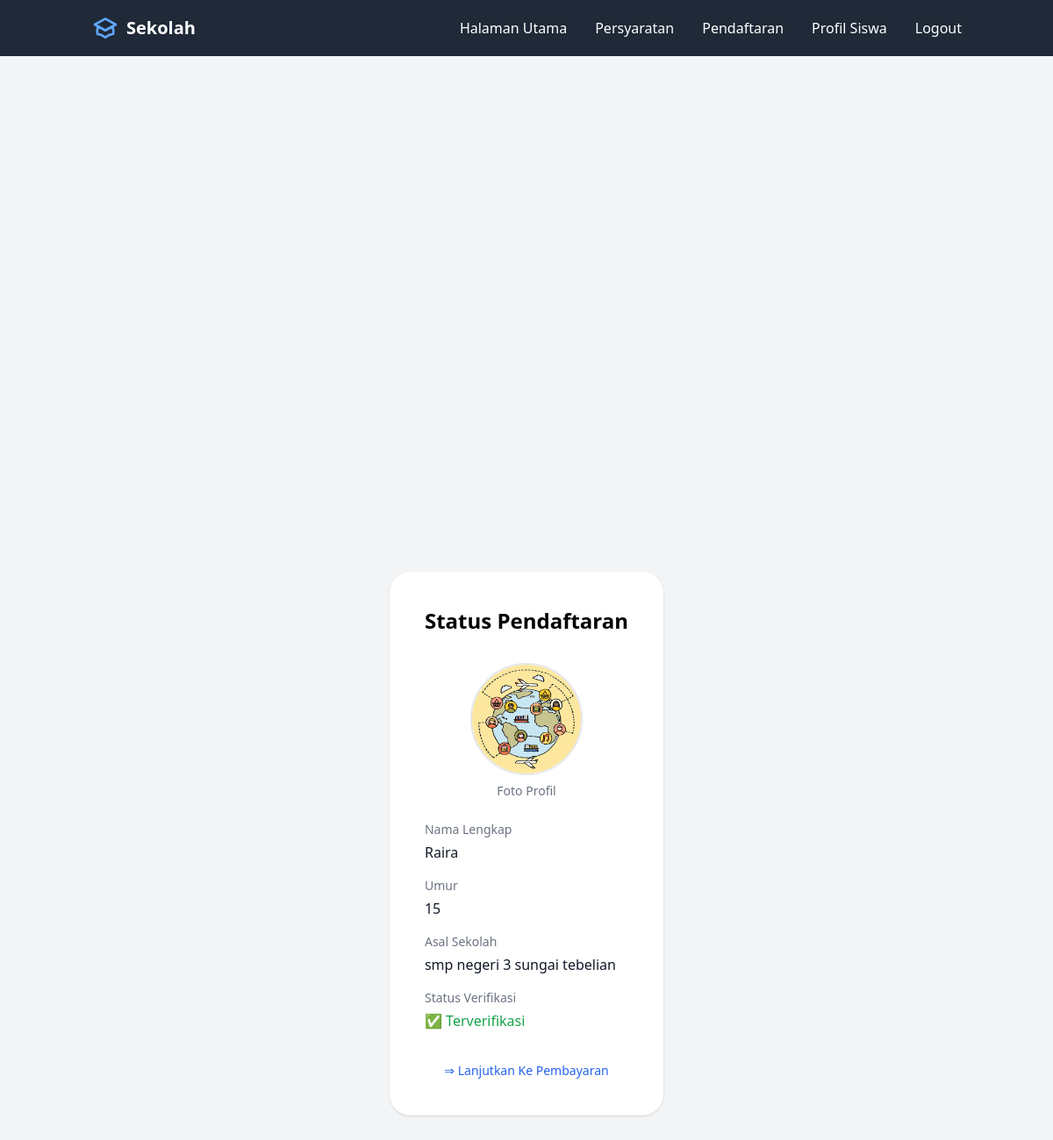
/form/status (signed in), run on the app's committed database.
### app/models.py (models this page shows, shortened)
class Form(db.Model):
    id = db.Column(db.Integer, primary_key=True)
    user_id = db.Column(db.Integer, db.ForeignKey('user.id'), nullable=False)
    student_name = db.Column(db.String(100), nullable=False)
    student_age = db.Column(db.Integer, nullable=False)
    student_email = db.Column(db.String(120), nullable=False)
    school_name = db.Column(db.String(100), nullable=False)
    image_path = db.Column(db.String(255), nullable=False)
    document_path = db.Column(db.String(255), nullable=False)
    status = db.Column(db.String(20), nullable=False, default='pending')
    verified_by = db.Column(db.Integer, db.ForeignKey('user.id'), nullable=True)
    verification_date = db.Column(db.DateTime, nullable=True)
    verification_note = db.Column(db.Text, nullable=True)
    is_verified = db.Column(db.Boolean, default=False)
    timestamp = db.Column(db.DateTime, default=datetime.utcnow)
    payment_status = db.Column(db.String(20), default='pending', nullable=False)
    payment_proof = db.Column(db.String(255), nullable=True)
    payment_uploaded_at = db.Column(db.DateTime, default=datetime.utcnow)
    payment_verified_at = db.Column(db.DateTime, nullable=True)
    payment_verified_by = db.Column(db.Integer, db.ForeignKey('user.id'), nullable=True)
    payment_note = db.Column(db.Text, nullable=True)
    religion = db.Column(db.String(50), nullable=False)
    study_program = db.Column(db.String(50), nullable=False)
    payment_verifier = db.relationship('User',
        foreign_keys=[payment_verified_by],
        backref='verified_payments'
    )

### app/routes/form.py (the view)
@form_bp.route('/status')
@login_required  # Pastikan user sudah login
def status():
    latest_submission = Form.query.filter_by(
        user_id=current_user.id
    ).order_by(Form.id.desc()).first()
    if not latest_submission:
        flash('Belum ada data pendaftaran', 'error')
        return redirect(url_for('form_bp.pendaftaran'))
    return render_template(
        'parts/status.html',
        submission=latest_submission,
    )

### app/templates/parts/status.html (shortened to what this page needs)
{% extends "base1.html" %}
{% block content %}
<div class="min-h-screen bg-gray-100 py-6 flex flex-col justify-center sm:py-12">
    <div class="relative py-3 sm:max-w-xl sm:mx-auto">
        <div class="relative px-4 py-10 bg-white mx-8 md:mx-0 shadow rounded-3xl sm:p-10">
            <div class="max-w-md mx-auto">
                <h2 class="text-2xl font-bold mb-8 text-center">Status Pendaftaran</h2>
                <div class="text-center mb-6">
                    <img src="{{ url_for('static', filename='uploads/student_images/' + submission.image_path) }}"
                         class="h-32 w-32 rounded-full object-cover mx-auto border-2 border-gray-200"
                         alt="Foto Profil">
                    <p class="mt-2 text-sm text-gray-500">Foto Profil</p>
                </div>
                <div class="space-y-4">
                    <div>
                        <label class="block text-sm font-medium text-gray-500">Nama Lengkap</label>
                        <p class="mt-1 text-gray-900">{{ submission.student_name }}</p>
                    </div>
                    <div>
                        <label class="block text-sm font-medium text-gray-500">Umur</label>
                        <p class="mt-1 text-gray-900">{{ submission.student_age }}</p>
                    </div>
                    <div>
                        <label class="block text-sm font-medium text-gray-500">Asal Sekolah</label>
                        <p class="mt-1 text-gray-900">{{ submission.school_name }}</p>
                    </div>
                    <div>
                        <label class="block text-sm font-medium text-gray-500">Status Verifikasi</label>
                        <p class="mt-1 {% if submission.is_verified %}text-green-600{% else %}text-yellow-600{% endif %}">
                            {% if submission.is_verified %}
                                ✅ Terverifikasi
                            {% else %}
                                Menunggu Verifikasi
                            {% endif %}
                        </p>
                    </div>
                </div>
                <div class="mt-8 text-center">
                    <a href="{{ url_for('payment_bp.payment_process', form_id=latest_form.id) }}"
                       class="text-blue-600 hover:text-blue-800 text-sm font-medium">
                        ⇒ Lanjutkan Ke Pembayaran
                    </a>
                </div>
            </div>
        </div>
    </div>
</div>
{% endblock %}

### data on the page
Form: image_path (picture), student_name "Raira", student_age "15", school_name "smp negeri 3 sungai tebelian"
